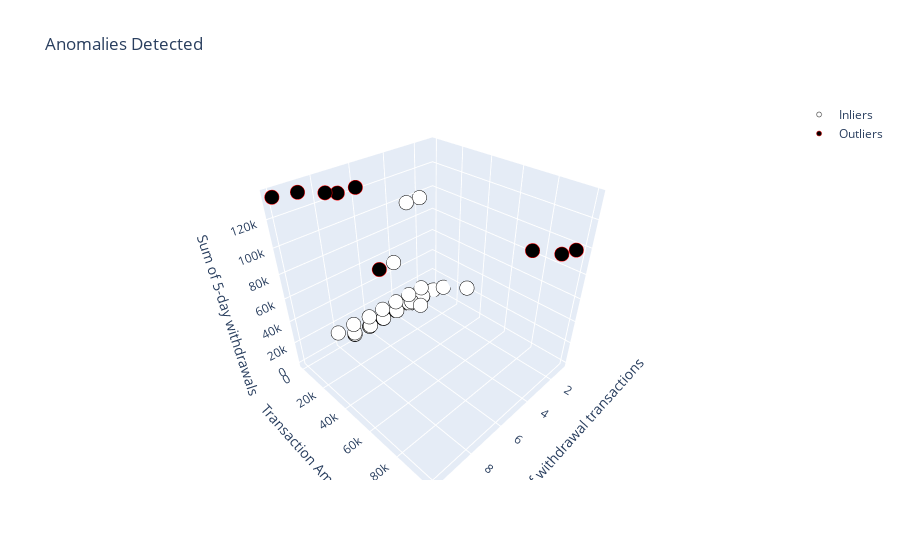

Notebook code for this chart:
### Code cell
import plotly.graph_objects as go

def visualize_anomalies_3d(df):
    # Create figure
    fig = go.Figure()

    # Extract data for inliers and outliers
    inliers = df[df['y_pred'] == 0]
    outliers = df[df['y_pred'] == 1]

    # Plot inliers
    fig.add_trace(go.Scatter3d(
        x=inliers['count_5days'],
        y=inliers['amount'],
        z=inliers['sum_5days'],
        mode='markers',
        marker=dict(
            color='white',
            size=5,
            line=dict(
                color='black',
                width=0.5
            )
        ),
        name='Inliers'
    ))

    # Plot outliers
    fig.add_trace(go.Scatter3d(
        x=outliers['count_5days'],
        y=outliers['amount'],
        z=outliers['sum_5days'],
        mode='markers',
        marker=dict(
            color='black',
            size=5,
            line=dict(
                color='red',
                width=0.5
            )
        ),
        name='Outliers'
    ))

    # Update layout
    fig.update_layout(
        scene=dict(
            xaxis_title='5-day count of withdrawal transactions',
            yaxis_title='Transaction Amount',
            zaxis_title='Sum of 5-day withdrawals',
            aspectmode='cube'
        ),
        title='Anomalies Detected'
    )

    # Show plot
    fig.show()

# Call the function to visualize anomalies in 3D
visualize_anomalies_3d(df_results)

### Figure 1 — Plotly figure (JSON) as saved in the notebook; plotly's stock layout.template omitted (floating-point values rounded to 4 significant figures)
{"data": [{"marker": {"color": "white", "line": {"color": "black", "width": 0.5}, "size": 5}, "mode": "markers", "name": "Inliers", "type": "scatter3d", "x": [1, 2, 3, 4, 5, 6, 7, 1, 2, 3, 4, 1, 2, 3, 4, 5, 6, 7, 1, 2, 3, 4, 5, 1, 2, 3, 1, 2, 1, 2, 1, 2, 1, 2, 1, 2, 3, 4, 5, 6, 7, 8, 1, 2, 1, 2, 1, 1, 2, 3, 4, 5, 1, 2, 1, 2, 3, 1, 2, 3, 4, 1, 2, 3, 1, 1, 2, 2, 3, 1, 2, 3, 1, 2, 3, 1, 2, 3, 1, 2, 3, 4, 1, 2, 3, 4, 5, 6, 7], "y": [66, 25, 130, 26, 89, 593.5, 270, 33, 27, 20, 23000, 100, 28, 25, 50, 120, 269.2, 40, 45, 90, 25, 192, 250, 10, 1588, 2691, 510, 1463, 90, 250, 35, 135, 40.84, 855, 10000.0, 147.8, 15, 30, 126, 890, 70, 70, 50, 24, 45, 45, 460, 150, 60, 50, 115, 520, 23, 114, 120, 125, 50, 60, 60, 330, 410, 60, 1100, 110, 100, 100, 699, 50, 850, 150, 15, 37, 100, 401, 71.43, 60, 295, 20, 26, 900, 49005, 26, 149, 90, 199, 110, 500, 1300, 137.5], "z": [66, 91, 221, 247, 336, 929.5, 1200.0, 33, 60, 80, 23080, 100, 128, 153, 203, 323, 592.2, 632.2, 45, 135, 160, 352, 602, 10, 1598, 4289, 510, 1973, 90, 340, 35, 170, 40.84, 895.8, 10000.0, 10150.0, 10160.0, 10190.0, 10320.0, 11210.0, 11280.0, 11350.0, 50, 74, 45, 90, 460, 150, 210, 260, 375, 895, 23, 137, 120, 245, 295, 60, 120, 450, 860, 60, 1160, 1270, 100, 100, 799, 97050, 97900, 150, 165, 202, 100, 501, 572.4, 60, 355, 375, 26, 926, 49931, 49957, 149, 239, 438, 548, 1048, 2348, 2486.0]}, {"marker": {"color": "black", "line": {"color": "red", "width": 0.5}, "size": 5}, "mode": "markers", "name": "Outliers", "type": "scatter3d", "x": [5, 6, 7, 8, 9, 10, 1, 1, 5], "y": [100000, 300, 520, 7667.0, 3000, 300, 90000, 97000, 55], "z": [123080, 123380, 123900, 131600.0, 134600.0, 134900.0, 90000, 97000, 50012]}], "layout": {"scene": {"aspectmode": "cube", "xaxis": {"title": {"text": "5-day count of withdrawal transactions"}}, "yaxis": {"title": {"text": "Transaction Amount"}}, "zaxis": {"title": {"text": "Sum of 5-day withdrawals"}}}, "title": {"text": "Anomalies Detected"}}}
